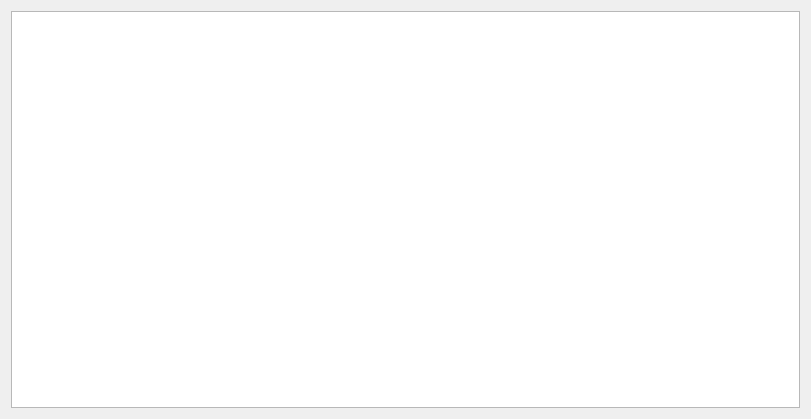
<?xml version="1.0" encoding="UTF-8"?>
<ui version="4.0">
 <class>AwEpochMosaicWidget</class>
 <widget class="QWidget" name="AwEpochMosaicWidget">
  <property name="geometry">
   <rect>
    <x>0</x>
    <y>0</y>
    <width>811</width>
    <height>419</height>
   </rect>
  </property>
  <property name="windowTitle">
   <string>Mosaic View</string>
  </property>
  <property name="windowIcon">
   <iconset resource="../../../resources/AnyWave.qrc">
    <normaloff>:/images/AnyWave_icon.png</normaloff>:/images/AnyWave_icon.png</iconset>
  </property>
  <layout class="QVBoxLayout" name="verticalLayout">
   <item>
    <widget class="QListWidget" name="listWidget">
     <property name="iconSize">
      <size>
       <width>200</width>
       <height>150</height>
      </size>
     </property>
     <property name="uniformItemSizes">
      <bool>true</bool>
     </property>
    </widget>
   </item>
  </layout>
 </widget>
 <layoutdefault spacing="6" margin="11"/>
 <resources>
  <include location="../../../resources/AnyWave.qrc"/>
 </resources>
 <connections/>
</ui>
